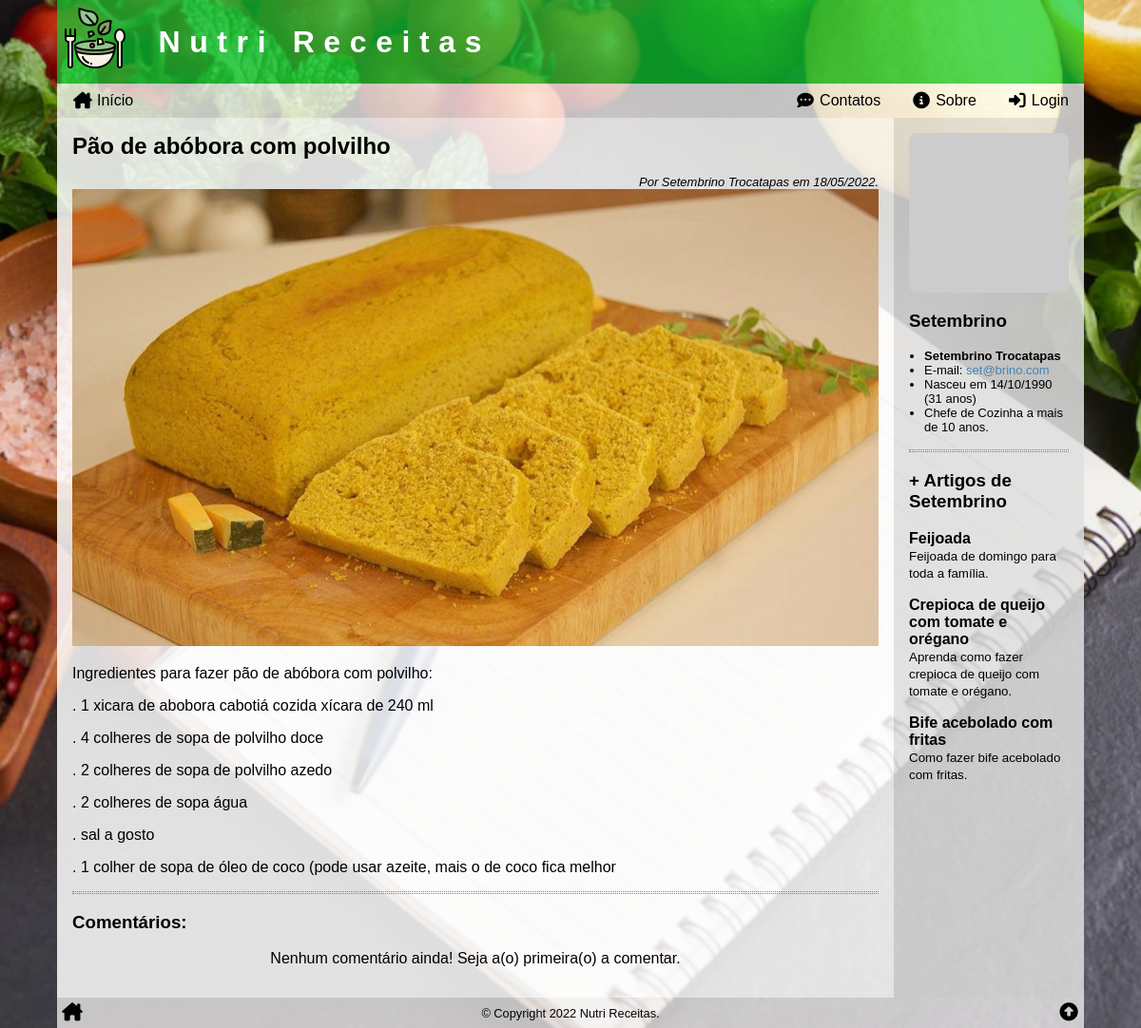
The page /ler/?id=3 on the database its author committed.
### tables this page shows
CREATE TABLE articles (
    art_id INT PRIMARY KEY AUTO_INCREMENT,
    art_title VARCHAR(127),
    art_intro VARCHAR(255),
    art_thumb VARCHAR(255),
    art_content TEXT,
    art_author INT,
    art_date TIMESTAMP DEFAULT CURRENT_TIMESTAMP,
    art_status ENUM('on', 'off', 'deleted') DEFAULT 'on',
    art_views INT DEFAULT 0,
    FOREIGN KEY (art_author) REFERENCES users (user_id)
);

CREATE TABLE users (
    user_id INT PRIMARY KEY AUTO_INCREMENT,
    user_name VARCHAR(255),
    user_email VARCHAR(255),
    user_birth DATE,
    user_photo VARCHAR(255),
    user_date TIMESTAMP DEFAULT CURRENT_TIMESTAMP,
    user_profile TEXT,
    user_password VARCHAR(255),
    user_type ENUM('user', 'author', 'admin') DEFAULT 'user',
    user_status ENUM('on', 'off', 'deleted') DEFAULT 'on'
);

### _config.php (called while the page is built, shortened)
<?php
function get_years_old($birth)
{
    $n = array(date('Y'), date('m'), date('d'));
    $b = explode('-', $birth);
    $yo = $n[0] - $b[0];
    if ($n[1] < $b[1]) {
        $yo--;
    } elseif ($n[1] == $b[1] and $n[2] <= $b[2]) {
        $yo--;
    }
    return $yo;
}

### ler/index.php (the view, shortened to what this page needs)
<?php
require($_SERVER['DOCUMENT_ROOT'] . '/_config.php');
$comment_list = '';
if (isset($_GET['id'])) $id = intval($_GET['id']);
else $id = 0;
$sql = <<<SQL
SELECT *,
	    -- DATE_FORMAT(art_date, '%d/%m/%Y às %H:%i') AS date_br,
        DATE_FORMAT(art_date, '%d/%m/%Y') AS date_br,
        DATE_FORMAT(user_birth, '%d/%m/%Y') AS birth_br
    FROM `articles`
INNER JOIN `users` ON art_author = user_id
WHERE art_id = '{$id}'
    AND art_status = 'on'
    AND art_date <= NOW();
SQL;
$res = $conn->query($sql);
$artigo = $res->fetch_assoc();
$html_article = <<<HTML
<h2>{$artigo['art_title']}</h2>
<div class="author-date">
    Por {$artigo['user_name']} em {$artigo['date_br']}.
</div>
<div>{$artigo['art_content']}</div>
HTML;
$nome = explode(' ', $artigo['user_name'])[0];
$idade = get_years_old($artigo['user_birth']);
$html_author = <<<HTML
<div class="author-meta">
    <img src="{$artigo['user_photo']}" alt="{$artigo['user_name']}">
    <h3>{$nome}</h3>
    <ul>
        <li><strong>{$artigo['user_name']}</strong></li>
        <li>E-mail: <a href="mailto:{$artigo['user_email']}" target="_blank">{$artigo['user_email']}</a></li>
        <li>Nasceu em {$artigo['birth_br']} ({$idade} anos)</li>
        <li>{$artigo['user_profile']}</li>
    </ul>
</div>
HTML;
$sql = <<<SQL
SELECT art_id, art_title, art_intro
FROM `articles`
WHERE art_author = '{$artigo['user_id']}'
    AND art_id != '{$artigo['art_id']}'
	AND art_status = 'on'
    AND art_date <= NOW()
ORDER BY RAND()
LIMIT 4;
SQL;
$res = $conn->query($sql);
if ($res->num_rows > 0) :
    $html_author .= <<<HTML
<div class="author-articles">
    <hr class="divider">
    <h3>+ Artigos de {$nome}</h3>
HTML;
    while ($mais_artigos = $res->fetch_assoc()) :
        $html_author .= <<<HTML
    <div class="author-article" onclick="location.href='/ler/?id={$mais_artigos['art_id']}'">
        <h4>{$mais_artigos['art_title']}</h4>
        <small>{$mais_artigos['art_intro']}</small>
    </div>
HTML;
    endwhile;
    $html_author .= "</div>";
endif;
$sql = <<<SQL
SELECT comments.*, users.user_name, users.user_photo,
DATE_FORMAT(cmt_date, '%d/%m/%Y às %H:%i') AS cmt_date_br
 FROM comments
 INNER JOIN users ON cmt_author = user_id
WHERE cmt_article = '{$id}'
AND cmt_status = 'on'
ORDER BY cmt_date DESC;
SQL;
$res = $conn->query($sql);
if ($res->num_rows > 0) :
    while ($cmt = $res->fetch_assoc()) :
        $comment_list .= <<<HTML
     <div class="comment">
        <div class="comment-meta">
            Por {$cmt['user_name']} em {$cmt['cmt_date_br']}.
        </div>
        {$cmt['cmt_comment']}
     </div>
HTML;
    endwhile;
else :
    $comment_list = '<p class="text-center">Nenhum comentário ainda! Seja a(o) primeira(o) a comentar.</p>';
endif;
require($_SERVER['DOCUMENT_ROOT'] . '/_header.php');
?>
<section>
    <?php
    echo $html_article;
    ?>
    <hr class="divider">
    <h3>Comentários:</h3>
    <?php echo $comment_list; ?>
</section>
<aside>
    <?php
    echo $html_author;
    ?>
</aside>
<?php
require($_SERVER['DOCUMENT_ROOT'] . '/_footer.php');

### ler/style.css (style rules this page uses)
.author-date { margin-top: 1rem; font-size: small; text-align: right; font-style: italic; }
section img { width: 100%; max-width: auto; }
.author-meta img { display: block; width: 100%; max-width: 200px; margin: auto; border-radius: .5rem; }
.author-meta ul { font-size: small; margin: 0; padding-left: 1rem; }
.author-article { cursor: pointer; margin-bottom: 1rem; }
.author-article:last-child { margin-bottom: 0; }
.author-article h4 { margin: 0; }

### style.css (style rules this page uses)
* { box-sizing: border-box; outline: none; transition: .2s; }
html, body { position: relative; width: 100%; height: 100%; padding: 0; margin: 0; font-family:'Gill Sans', 'Gill Sans MT', Calibri, 'Trebuchet MS', sans-serif; font-size: 16px; }
a { color: steelblue; text-decoration: none; }
header, nav, section, article, main, aside, footer { display: block; }
body { background-color: rgb(170, 170, 170); background-attachment: fixed; background-image: url('/img/background.png'); background-position: center; background-repeat: no-repeat; background-size: cover; }
.wrap>main>section, .wrap>main>aside { padding: 1rem; }
.wrap>main>section { flex-grow: 1; background-color: rgba(255, 255, 255, .85); }
.wrap>main>aside { border-top: 3px dotted grey; background: rgba(224, 224, 224, .85); }
.wrap>main>section>h2:first-child, .wrap>main>aside>h3:first-child { margin: 0; }
.text-center { text-align: center; }
hr.divider { border: none; border-top: 1px dotted grey; border-bottom: 1px dotted grey; height: 3px; margin: 1rem 0; }
@media (min-width: 768px) { .wrap>main>aside { border-top: none; border-left: 3px grey; flex: 0 0 200px; } }

### rows shown on the page
articles: art_title "Pão de abóbora com polvilho", art_author.user_name "Setembrino Trocatapas", art_content (picture), art_content "Ingredientes para fazer pão de abóbora com polvilho: . 1 xicara de abobora cabotiá cozida xícara de 240 ml . 4 colheres de sopa de polvilho doce . 2 colheres de sopa de polvilho azedo . 2 colheres de sopa água . sal a gosto . 1 colher de sopa de óleo de coco (pode usar azeite, mais o de coco fica melhor", art_author.user_name "Setembrino", art_author.user_email "set@brino.com", art_author.user_birth "31", art_author.user_profile "Chefe de Cozinha a mais de 10 anos."
articles: art_title "Feijoada", art_intro "Feijoada de domingo para toda a família."
articles: art_title "Crepioca de queijo com tomate e orégano", art_intro "Aprenda como fazer crepioca de queijo com tomate e orégano."
articles: art_title "Bife acebolado com fritas", art_intro "Como fazer bife acebolado com fritas."

### other values the page prints
$artigo['date_br'] "18/05/2022"
$artigo['birth_br'] "14/10/1990"
